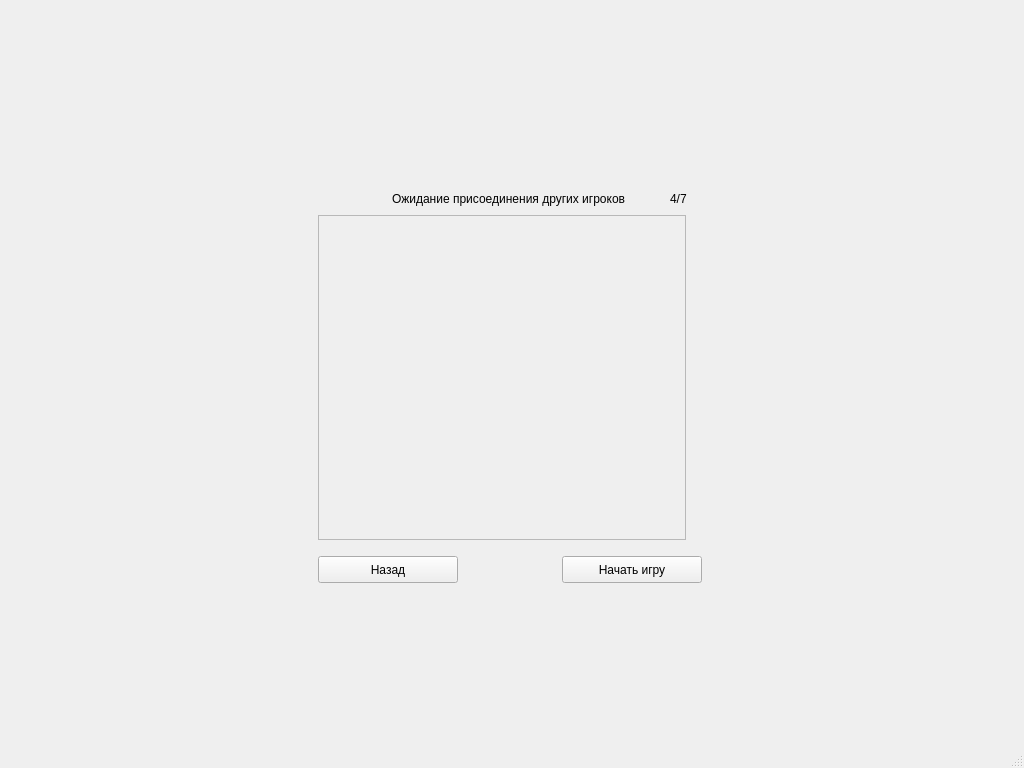
<?xml version="1.0" encoding="UTF-8"?>
<ui version="4.0">
 <class>WaitingPlayersWindow</class>
 <widget class="QMainWindow" name="WaitingPlayersWindow">
  <property name="geometry">
   <rect>
    <x>0</x>
    <y>0</y>
    <width>1024</width>
    <height>768</height>
   </rect>
  </property>
  <property name="windowTitle">
   <string>Онлайн игра. Комната</string>
  </property>
  <widget class="QWidget" name="centralwidget">
   <widget class="QFrame" name="frame">
    <property name="geometry">
     <rect>
      <x>318</x>
      <y>215</y>
      <width>368</width>
      <height>325</height>
     </rect>
    </property>
    <property name="frameShape">
     <enum>QFrame::StyledPanel</enum>
    </property>
    <property name="frameShadow">
     <enum>QFrame::Plain</enum>
    </property>
    <property name="lineWidth">
     <number>5</number>
    </property>
    <property name="midLineWidth">
     <number>5</number>
    </property>
   </widget>
   <widget class="QLabel" name="labelInfo">
    <property name="geometry">
     <rect>
      <x>392</x>
      <y>188</y>
      <width>254</width>
      <height>21</height>
     </rect>
    </property>
    <property name="text">
     <string>Ожидание присоединения других игроков</string>
    </property>
   </widget>
   <widget class="QLabel" name="labelPlayers">
    <property name="geometry">
     <rect>
      <x>670</x>
      <y>185</y>
      <width>35</width>
      <height>27</height>
     </rect>
    </property>
    <property name="text">
     <string>4/7</string>
    </property>
   </widget>
   <widget class="QPushButton" name="buttonBack">
    <property name="geometry">
     <rect>
      <x>318</x>
      <y>556</y>
      <width>140</width>
      <height>27</height>
     </rect>
    </property>
    <property name="text">
     <string>Назад</string>
    </property>
   </widget>
   <widget class="QPushButton" name="buttonStart">
    <property name="geometry">
     <rect>
      <x>562</x>
      <y>556</y>
      <width>140</width>
      <height>27</height>
     </rect>
    </property>
    <property name="text">
     <string>Начать игру</string>
    </property>
   </widget>
  </widget>
  <widget class="QMenuBar" name="menubar">
   <property name="geometry">
    <rect>
     <x>0</x>
     <y>0</y>
     <width>1024</width>
     <height>21</height>
    </rect>
   </property>
  </widget>
  <widget class="QStatusBar" name="statusbar"/>
 </widget>
 <resources/>
 <connections/>
</ui>
